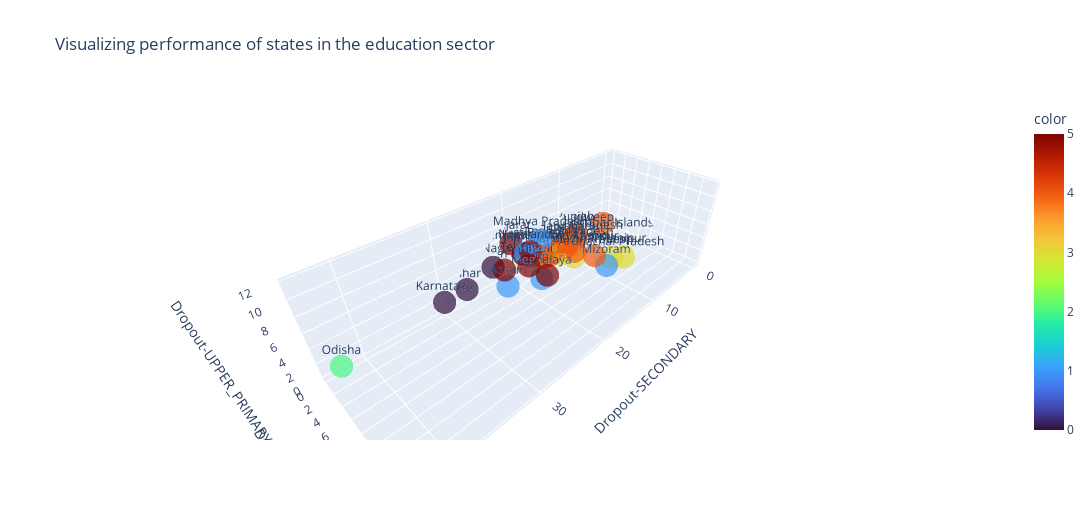

This figure's notebook cell:
### Markdown cell above
https://towardsdatascience.com/unsupervised-machine-learning-affinity-propagation-algorithm-explained-d1fef85f22c8

### Code cell
figtot.show()

### Figure 1 — Plotly figure (JSON) as saved in the notebook; plotly's stock layout.template omitted (floating-point values rounded to 4 significant figures)
{"data": [{"hovertemplate": "Dropout-SECONDARY=%{x}<br>Dropout-PRIMARY=%{y}<br>Dropout-UPPER_PRIMARY=%{z}<br>text=%{text}<br>color=%{marker.color}<extra></extra>", "legendgroup": "", "marker": {"color": [4, 3, 3, 1, 0, 4, 5, 0, 5, 4, 4, 5, 4, 4, 3, 1, 0, 4, 4, 1, 4, 3, 1, 1, 1, 2, 4, 4, 3, 4, 4, 5, 5, 4, 4, 5], "coloraxis": "coloraxis", "opacity": 0.7, "symbol": "circle"}, "mode": "markers+text", "name": "", "scene": "scene", "showlegend": false, "text": ["Andaman & Nicobar Islands", "Andhra Pradesh", "Arunachal Pradesh", "Assam", "Bihar", "Chandigarh", "Chhattisgarh", "Dadra & Nagar Haveli", "Daman & Diu", "Delhi", "Goa", "Gujarat", "Haryana", "Himachal Pradesh", "Jammu And Kashmir", "Jharkhand", "Karnataka", "Kerala", "Lakshadweep", "Madhya Pradesh", "Maharashtra", "Manipur", "Meghalaya", "Mizoram", "Nagaland", "Odisha", "Puducherry", "Punjab", "Rajasthan", "Sikkim", "Tamil Nadu", "Telangana", "Tripura", "Uttar Pradesh", "Uttarakhand", "West Bengal"], "type": "scatter3d", "x": [7.543, 13.69, 14.84, 28.09, 27.12, 0, 19.84, 23.26, 21.22, 8.677, 9.563, 20.07, 12.46, 7.843, 16.66, 21.88, 31.22, 12.08, 7.49, 21.62, 14.51, 12.65, 23.77, 20.67, 26.62, 42.97, 13.88, 9.163, 15.3, 12.67, 10.17, 19.49, 17.84, 9.067, 12.13, 18.07], "y": [0.8, 4.75, 12.29, 9.68, 0.6967, 0, 2.823, 1.013, 0.6533, 0, 0.31, 0.7967, 2.437, 0.5167, 6.183, 6.367, 2.437, 0, 0.8333, 7.613, 0.9267, 12.51, 9.98, 15.72, 10.7, 3.12, 0.4567, 2.11, 7.127, 3.48, 1.507, 3.37, 5.047, 5.607, 4.47, 2.19], "z": [1.143, 4.113, 6.59, 8.253, 2.353, 0.54, 5.023, 3.843, 2.223, 1.18, 0.02333, 5.72, 2.94, 0.72, 5.087, 7.293, 3.803, 0, 1.643, 9.81, 1.38, 5.76, 7.07, 10.03, 11.87, 3.473, 0.6133, 2.95, 4.507, 3.287, 1.92, 3.363, 1.923, 1.12, 2.683, 4.305]}], "layout": {"coloraxis": {"colorbar": {"title": {"text": "color"}}, "colorscale": [[0, "#30123b"], [0.07143, "#4145ab"], [0.1429, "#4675ed"], [0.2143, "#39a2fc"], [0.2857, "#1bcfd4"], [0.3571, "#24eca6"], [0.4286, "#61fc6c"], [0.5, "#a4fc3b"], [0.5714, "#d1e834"], [0.6429, "#f3c63a"], [0.7143, "#fe9b2d"], [0.7857, "#f36315"], [0.8571, "#d93806"], [0.9286, "#b11901"], [1, "#7a0402"]]}, "height": 520, "legend": {"tracegroupgap": 0}, "scene": {"domain": {"x": [0, 1], "y": [0, 1]}, "xaxis": {"title": {"text": "Dropout-SECONDARY"}}, "yaxis": {"title": {"text": "Dropout-PRIMARY"}}, "zaxis": {"title": {"text": "Dropout-UPPER_PRIMARY"}}}, "title": {"text": "Visualizing performance of states in the education sector"}, "width": 1200}}
